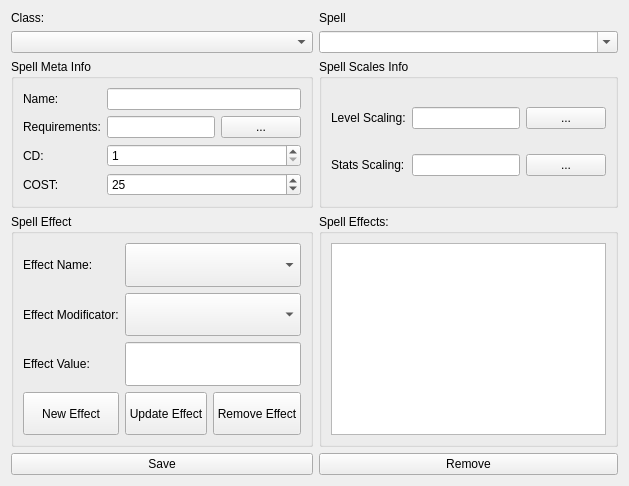
     <widget class="QWidget" name="tab_5">
      <attribute name="title">
       <string>Spells</string>
      </attribute>
      <layout class="QGridLayout" name="gridLayout_5">
       <item row="0" column="0">
        <widget class="QLabel" name="label_23">
         <property name="sizePolicy">
          <sizepolicy hsizetype="Minimum" vsizetype="Preferred">
           <horstretch>0</horstretch>
           <verstretch>0</verstretch>
          </sizepolicy>
         </property>
         <property name="text">
          <string>Class:</string>
         </property>
        </widget>
       </item>
       <item row="3" column="0">
        <widget class="QGroupBox" name="groupBox_6">
         <property name="title">
          <string>Spell Meta Info</string>
         </property>
         <layout class="QGridLayout" name="gridLayout_7">
          <item row="2" column="1" colspan="2">
           <widget class="QSpinBox" name="spell_cd">
            <property name="minimum">
             <number>1</number>
            </property>
           </widget>
          </item>
          <item row="3" column="0">
           <widget class="QLabel" name="label_28">
            <property name="text">
             <string>COST: </string>
            </property>
           </widget>
          </item>
          <item row="1" column="2">
           <widget class="QPushButton" name="pushButton_14">
            <property name="text">
             <string>...</string>
            </property>
           </widget>
          </item>
          <item row="3" column="1" colspan="2">
           <widget class="QSpinBox" name="spell_cost">
            <property name="maximum">
             <number>500</number>
            </property>
            <property name="singleStep">
             <number>5</number>
            </property>
            <property name="value">
             <number>25</number>
            </property>
           </widget>
          </item>
          <item row="0" column="1" colspan="2">
           <widget class="QLineEdit" name="spells_spell_name"/>
          </item>
          <item row="0" column="0">
           <widget class="QLabel" name="label_25">
            <property name="text">
             <string>Name:</string>
            </property>
           </widget>
          </item>
          <item row="2" column="0">
           <widget class="QLabel" name="label_27">
            <property name="text">
             <string>CD:</string>
            </property>
           </widget>
          </item>
          <item row="1" column="1">
           <widget class="QLineEdit" name="spells_req"/>
          </item>
          <item row="1" column="0">
           <widget class="QLabel" name="label_26">
            <property name="text">
             <string>Requirements:</string>
            </property>
           </widget>
          </item>
         </layout>
        </widget>
       </item>
       <item row="5" column="0">
        <widget class="QGroupBox" name="groupBox_7">
         <property name="title">
          <string>Spell Effect</string>
         </property>
         <layout class="QGridLayout" name="gridLayout_9">
          <item row="0" column="0">
           <widget class="QLabel" name="label_31">
            <property name="sizePolicy">
             <sizepolicy hsizetype="Preferred" vsizetype="Preferred">
              <horstretch>0</horstretch>
              <verstretch>0</verstretch>
             </sizepolicy>
            </property>
            <property name="text">
             <string>Effect Name:</string>
            </property>
           </widget>
          </item>
          <item row="2" column="0">
           <widget class="QLabel" name="label_32">
            <property name="sizePolicy">
             <sizepolicy hsizetype="Preferred" vsizetype="Preferred">
              <horstretch>0</horstretch>
              <verstretch>0</verstretch>
             </sizepolicy>
            </property>
            <property name="text">
             <string>Effect Value:</string>
            </property>
           </widget>
          </item>
          <item row="3" column="0">
           <widget class="QPushButton" name="new_effect">
            <property name="sizePolicy">
             <sizepolicy hsizetype="Minimum" vsizetype="Preferred">
              <horstretch>0</horstretch>
              <verstretch>0</verstretch>
             </sizepolicy>
            </property>
            <property name="text">
             <string>New Effect</string>
            </property>
            <property name="icon">
             <iconset resource="main.qrc">
              <normaloff>:/assets/create.png</normaloff>:/assets/create.png</iconset>
            </property>
            <property name="iconSize">
             <size>
              <width>48</width>
              <height>48</height>
             </size>
            </property>
           </widget>
          </item>
          <item row="3" column="1">
           <widget class="QPushButton" name="update_effect">
            <property name="sizePolicy">
             <sizepolicy hsizetype="Minimum" vsizetype="Preferred">
              <horstretch>0</horstretch>
              <verstretch>0</verstretch>
             </sizepolicy>
            </property>
            <property name="text">
             <string>Update Effect</string>
            </property>
            <property name="icon">
             <iconset resource="main.qrc">
              <normaloff>:/assets/save.png</normaloff>:/assets/save.png</iconset>
            </property>
            <property name="iconSize">
             <size>
              <width>48</width>
              <height>48</height>
             </size>
            </property>
           </widget>
          </item>
          <item row="1" column="0">
           <widget class="QLabel" name="label_33">
            <property name="sizePolicy">
             <sizepolicy hsizetype="Preferred" vsizetype="Preferred">
              <horstretch>0</horstretch>
              <verstretch>0</verstretch>
             </sizepolicy>
            </property>
            <property name="text">
             <string>Effect Modificator:</string>
            </property>
           </widget>
          </item>
          <item row="3" column="2">
           <widget class="QPushButton" name="pushButton_18">
            <property name="sizePolicy">
             <sizepolicy hsizetype="Minimum" vsizetype="Preferred">
              <horstretch>0</horstretch>
              <verstretch>0</verstretch>
             </sizepolicy>
            </property>
            <property name="text">
             <string>Remove Effect</string>
            </property>
            <property name="icon">
             <iconset resource="main.qrc">
              <normaloff>:/assets/delete.ico</normaloff>:/assets/delete.ico</iconset>
            </property>
            <property name="iconSize">
             <size>
              <width>48</width>
              <height>48</height>
             </size>
            </property>
           </widget>
          </item>
          <item row="2" column="1" colspan="2">
           <widget class="QLineEdit" name="spell_value">
            <property name="sizePolicy">
             <sizepolicy hsizetype="Expanding" vsizetype="Preferred">
              <horstretch>0</horstretch>
              <verstretch>0</verstretch>
             </sizepolicy>
            </property>
           </widget>
          </item>
          <item row="1" column="1" colspan="2">
           <widget class="QComboBox" name="spell_effect_mod_combobox">
            <property name="sizePolicy">
             <sizepolicy hsizetype="Preferred" vsizetype="Preferred">
              <horstretch>0</horstretch>
              <verstretch>0</verstretch>
             </sizepolicy>
            </property>
           </widget>
          </item>
          <item row="0" column="1" colspan="2">
           <widget class="QComboBox" name="spell_effect_combobox">
            <property name="sizePolicy">
             <sizepolicy hsizetype="Preferred" vsizetype="Preferred">
              <horstretch>0</horstretch>
              <verstretch>0</verstretch>
             </sizepolicy>
            </property>
           </widget>
          </item>
         </layout>
        </widget>
       </item>
       <item row="1" column="0">
        <widget class="QComboBox" name="spell_class_combobox">
         <property name="sizePolicy">
          <sizepolicy hsizetype="Expanding" vsizetype="Fixed">
           <horstretch>0</horstretch>
           <verstretch>0</verstretch>
          </sizepolicy>
         </property>
        </widget>
       </item>
       <item row="0" column="1">
        <widget class="QLabel" name="label_24">
         <property name="sizePolicy">
          <sizepolicy hsizetype="Minimum" vsizetype="Preferred">
           <horstretch>0</horstretch>
           <verstretch>0</verstretch>
          </sizepolicy>
         </property>
         <property name="text">
          <string>Spell</string>
         </property>
        </widget>
       </item>
       <item row="5" column="1" colspan="2">
        <widget class="QGroupBox" name="groupBox_5">
         <property name="title">
          <string>Spell Effects:</string>
         </property>
         <layout class="QGridLayout" name="gridLayout_6">
          <item row="0" column="0">
           <widget class="QListWidget" name="spell_effect_list"/>
          </item>
         </layout>
        </widget>
       </item>
       <item row="3" column="1" colspan="2">
        <widget class="QGroupBox" name="groupBox_8">
         <property name="title">
          <string>Spell Scales Info</string>
         </property>
         <layout class="QGridLayout" name="gridLayout_8">
          <item row="1" column="0">
           <widget class="QLabel" name="label_30">
            <property name="text">
             <string>Stats Scaling:</string>
            </property>
           </widget>
          </item>
          <item row="0" column="2">
           <widget class="QPushButton" name="pushButton_15">
            <property name="text">
             <string>...</string>
            </property>
           </widget>
          </item>
          <item row="0" column="1">
           <widget class="QLineEdit" name="spell_level_scale"/>
          </item>
          <item row="0" column="0">
           <widget class="QLabel" name="label_29">
            <property name="text">
             <string>Level Scaling:</string>
            </property>
           </widget>
          </item>
          <item row="1" column="2">
           <widget class="QPushButton" name="pushButton_16">
            <property name="text">
             <string>...</string>
            </property>
           </widget>
          </item>
          <item row="1" column="1">
           <widget class="QLineEdit" name="spell_stats_scale"/>
          </item>
         </layout>
        </widget>
       </item>
       <item row="1" column="1" colspan="2">
        <widget class="QComboBox" name="spells_combobox">
         <property name="editable">
          <bool>true</bool>
         </property>
        </widget>
       </item>
       <item row="8" column="0">
        <widget class="QPushButton" name="pushButton_19">
         <property name="text">
          <string>Save</string>
         </property>
         <property name="icon">
          <iconset resource="main.qrc">
           <normaloff>:/assets/save.png</normaloff>:/assets/save.png</iconset>
         </property>
         <property name="iconSize">
          <size>
           <width>48</width>
           <height>48</height>
          </size>
         </property>
        </widget>
       </item>
       <item row="8" column="1" colspan="2">
        <widget class="QPushButton" name="pushButton_17">
         <property name="text">
          <string>Remove</string>
         </property>
         <property name="icon">
          <iconset resource="main.qrc">
           <normaloff>:/assets/delete.ico</normaloff>:/assets/delete.ico</iconset>
         </property>
         <property name="iconSize">
          <size>
           <width>48</width>
           <height>48</height>
          </size>
         </property>
        </widget>
       </item>
      </layout>
     </widget>
